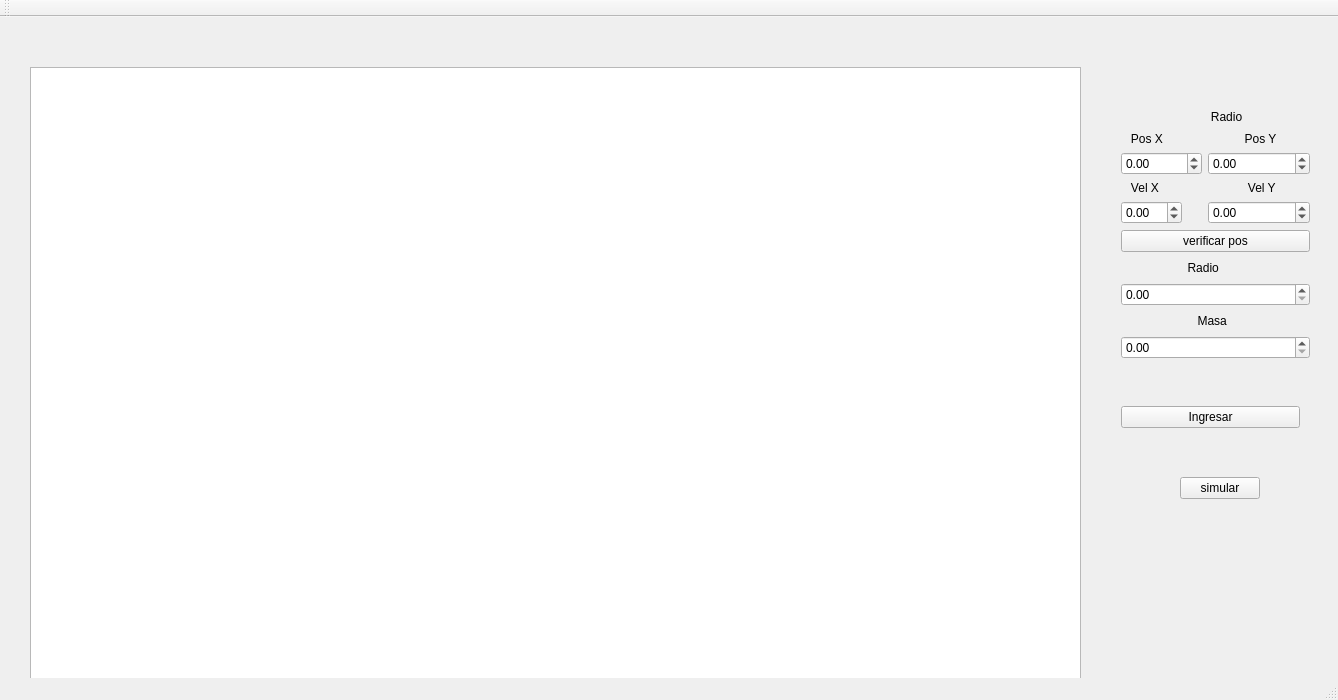
<?xml version="1.0" encoding="UTF-8"?>
<ui version="4.0">
 <class>MainWindow</class>
 <widget class="QMainWindow" name="MainWindow">
  <property name="enabled">
   <bool>true</bool>
  </property>
  <property name="geometry">
   <rect>
    <x>0</x>
    <y>0</y>
    <width>1338</width>
    <height>700</height>
   </rect>
  </property>
  <property name="windowTitle">
   <string>MainWindow</string>
  </property>
  <widget class="QWidget" name="centralWidget">
   <widget class="QGraphicsView" name="graphicsView">
    <property name="geometry">
     <rect>
      <x>30</x>
      <y>50</y>
      <width>1051</width>
      <height>661</height>
     </rect>
    </property>
   </widget>
   <widget class="QWidget" name="verticalLayoutWidget">
    <property name="geometry">
     <rect>
      <x>1110</x>
      <y>80</y>
      <width>211</width>
      <height>273</height>
     </rect>
    </property>
    <layout class="QVBoxLayout" name="verticalLayout">
     <item>
      <layout class="QVBoxLayout" name="verticalLayout_6">
       <item>
        <widget class="QLabel" name="label_6">
         <property name="text">
          <string>                           Radio</string>
         </property>
        </widget>
       </item>
       <item>
        <layout class="QFormLayout" name="formLayout">
         <item row="0" column="0">
          <widget class="QLabel" name="label">
           <property name="text">
            <string>   Pos X       </string>
           </property>
          </widget>
         </item>
         <item row="0" column="1">
          <widget class="QLabel" name="label_2">
           <property name="text">
            <string>           Pos Y   </string>
           </property>
          </widget>
         </item>
         <item row="1" column="0">
          <widget class="QDoubleSpinBox" name="posX">
           <property name="minimum">
            <double>-99999.990000000005239</double>
           </property>
           <property name="maximum">
            <double>99999.990000000005239</double>
           </property>
          </widget>
         </item>
         <item row="1" column="1">
          <widget class="QDoubleSpinBox" name="posY">
           <property name="minimum">
            <double>-99999.990000000005239</double>
           </property>
           <property name="maximum">
            <double>99999.990000000005239</double>
           </property>
          </widget>
         </item>
         <item row="2" column="1">
          <widget class="QLabel" name="label_4">
           <property name="text">
            <string>            Vel Y</string>
           </property>
          </widget>
         </item>
         <item row="3" column="1">
          <widget class="QDoubleSpinBox" name="velY">
           <property name="minimum">
            <double>-10.000000000000000</double>
           </property>
           <property name="maximum">
            <double>10.990000000000000</double>
           </property>
          </widget>
         </item>
         <item row="2" column="0">
          <widget class="QLabel" name="label_3">
           <property name="text">
            <string>   Vel X</string>
           </property>
          </widget>
         </item>
         <item row="3" column="0">
          <widget class="QDoubleSpinBox" name="velX">
           <property name="minimum">
            <double>-10.000000000000000</double>
           </property>
           <property name="maximum">
            <double>10.990000000000000</double>
           </property>
          </widget>
         </item>
        </layout>
       </item>
       <item>
        <widget class="QPushButton" name="verificar">
         <property name="text">
          <string>verificar pos</string>
         </property>
        </widget>
       </item>
       <item>
        <widget class="QLabel" name="label_7">
         <property name="text">
          <string>                    Radio</string>
         </property>
        </widget>
       </item>
       <item>
        <widget class="QDoubleSpinBox" name="radio">
         <property name="maximum">
          <double>9999.989999999999782</double>
         </property>
        </widget>
       </item>
       <item>
        <widget class="QLabel" name="label_5">
         <property name="text">
          <string>                       Masa</string>
         </property>
        </widget>
       </item>
       <item>
        <widget class="QDoubleSpinBox" name="masa">
         <property name="maximum">
          <double>9999999.990000000223517</double>
         </property>
        </widget>
       </item>
      </layout>
     </item>
    </layout>
   </widget>
   <widget class="QWidget" name="horizontalLayoutWidget">
    <property name="geometry">
     <rect>
      <x>1110</x>
      <y>360</y>
      <width>201</width>
      <height>80</height>
     </rect>
    </property>
    <layout class="QHBoxLayout" name="horizontalLayout">
     <item>
      <widget class="QPushButton" name="ingresar">
       <property name="text">
        <string>Ingresar</string>
       </property>
      </widget>
     </item>
    </layout>
   </widget>
   <widget class="QPushButton" name="simular">
    <property name="geometry">
     <rect>
      <x>1180</x>
      <y>460</y>
      <width>80</width>
      <height>22</height>
     </rect>
    </property>
    <property name="text">
     <string>simular</string>
    </property>
   </widget>
  </widget>
  <widget class="QMenuBar" name="menuBar">
   <property name="geometry">
    <rect>
     <x>0</x>
     <y>0</y>
     <width>1338</width>
     <height>20</height>
    </rect>
   </property>
  </widget>
  <widget class="QToolBar" name="mainToolBar">
   <attribute name="toolBarArea">
    <enum>TopToolBarArea</enum>
   </attribute>
   <attribute name="toolBarBreak">
    <bool>false</bool>
   </attribute>
  </widget>
  <widget class="QStatusBar" name="statusBar"/>
 </widget>
 <layoutdefault spacing="6" margin="11"/>
 <resources/>
 <connections/>
</ui>
